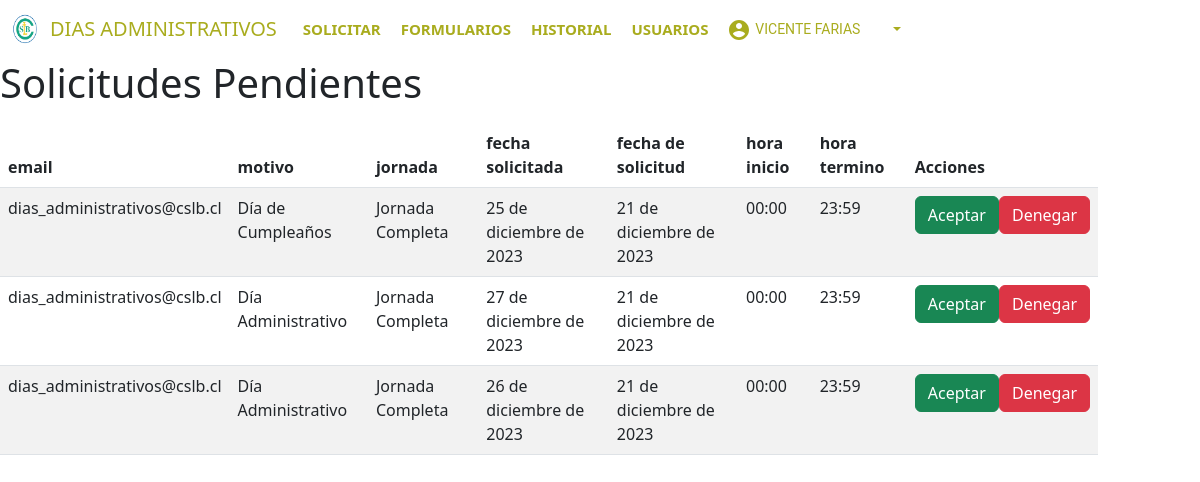
The page /ListadoFormulario/ (signed in) on the database its author committed.
### proyectoapp/models.py (models this page shows, shortened)
class User(AbstractUser):
    password = models.CharField(max_length=100, verbose_name='contraseña', default="1320")
    username = models.CharField(max_length=150, unique=True)
    first_name = models.CharField(max_length=30)
    last_name = models.CharField(max_length=30)
    email = models.EmailField(unique=True, blank=True, null=True)
    jefe = models.EmailField('correo jefe', max_length=254)
    jefe_id = models.IntegerField(default=None, null=True, blank=True)
    grupo_encargado_id = models.IntegerField(default=None, null=True, blank=True)  # Campo para almacenar group_id
    is_superuser = models.BooleanField(default=False)
    birthday = models.DateField('Cumpleaños',blank=True, null=True)
    date_joined = models.DateTimeField('Fecha Ingreso', default=timezone.now)
    dias_tomados = models.FloatField(default=0, verbose_name='Días Tomados')
    dias_restantes = models.FloatField(default=2, verbose_name='Días Restantes')
    dias_cumpleaños = models.FloatField(default=1, verbose_name='Días cumpleaños')

class Formulario(models.Model):
    email = models.EmailField()
    encargado = models.EmailField(default='Sin encargado')
    motivo = models.IntegerField(choices=options_mot, default='Dia Administrativo')
    jornada = models.FloatField(choices=options_jor, default='Jornada Completa')
    fecha = models.DateField()
    hora_ingreso = models.TimeField()
    hora_regreso = models.TimeField()
    created_at = models.DateField(auto_now_add=True)
    estado = models.IntegerField(choices=options, default=2)
    group_id = models.IntegerField(default=None, null=True, blank=True)  # Campo para almacenar group_id
    encargado_id = models.IntegerField(default=None, null=True, blank=True)

### proyectoapp/views.py (the view)
# urls.py: path('ListadoFormulario/', login_required(views.Listado), name='Listado'),
def Listado(request):
    usuario_logeado = request.user.email
    formListados = Formulario.objects.all().filter(encargado=usuario_logeado, estado=2).order_by('created_at' )
    return render (request, "proyectoapp/ListadoFormulario.html", {"formularios":formListados})

### proyectoapp/templates/proyectoapp/ListadoFormulario.html (shortened to what this page needs)
{% extends "../base.html" %} {% load crispy_forms_tags%} {% load static %}
{%block content%}
<!DOCTYPE html>
<html lang="en">
<head>
    <link rel="stylesheet" type="text/css" href='{% static "CSS/body_nav.css"%}' />
    <link rel="stylesheet" type="text/css" href='{% static "CSS/style_so.css"%}' />
    <link href="https://cdn.jsdelivr.net/npm/bootstrap@5.3.0-alpha1/dist/css/bootstrap.min.css" rel="stylesheet"
 />
    <link rel="stylesheet" href="https://cdnjs.cloudflare.com/ajax/libs/font-awesome/4.7.0/css/font-awesome.min.css" />
    <link rel="stylesheet" href="https://cdnjs.cloudflare.com/ajax/libs/animate.css/4.1.1/animate.min.css" />
</head>
<body>
    <div class="row">
        <div class="col-sm-12 col-md-6 col-lg-11 col-xl-11">
            <h1>Solicitudes Pendientes</h1>
            <div class="table-responsive py-2">
                <table class="table table-striped">
                    <thead>
                        <tr>
                            <th>email</th>
                            <th>motivo</th>
                            <th>jornada</th>
                            <th>fecha solicitada</th>
                            <th>fecha de solicitud</th>
                            <th>hora inicio</th>
                            <th>hora termino</th>
                            <th>Acciones</th>
                        </tr>
                    </thead>
                    <tbody>
                        {% if formularios %}
                        {% for c in formularios %}
                        <tr>
                            <td>{{c.email}}</td>
                            <td>
                                {% if c.motivo == 0 %}
                                Día de Cumpleaños
                                {% elif c.motivo == 1 %}
                                Día Administrativo
                                {% else %}
                                {{c.motivo}}
                                {% endif %}
                            </td>
                            <td>
                                {% if c.jornada == 1 %}
                                Jornada Completa
                                {% elif c.jornada == 0.5 %}
                                1/2 Jornada
                                {% elif c.jornada == 0.25 %}
                                1/4 Jornada
                                {% else %}
                                {{c.jornada}}
                                {% endif %}
                            </td>
                            <td>{{c.fecha}}</td>
                            <td>{{c.created_at}}</td>
                            <td>{{c.hora_ingreso}}</td>
                            <td>{{c.hora_regreso}}</td>
                            <td>
                                <div style="display: flex; justify-content: space-between;">
                                    <div>
                                        <form method="post" action="{% url 'aceptar_formulario' c.id %}">
                                            <button type="submit" class="btn btn-success">Aceptar</button>
                                        </form>
                                    </div>
                                    <div>
                                        <form method="post" action="{% url 'denegar_formulario' c.id %}">
                                            <button type="submit" class="btn btn-danger">Denegar</button>
                                        </form>
                                    </div>
                                </div>
                            </td>
                        </tr>
                        {% endfor %}
                        {% else %}
                        <tr>
                            <td style="text-align: center;" colspan="10">No hay formularios que tramitar.</td>
                        </tr>
                        {% endif %}
                    </tbody>
                </table>
            </div>
        </div>
    </div>
</body>
</html>
{% endblock %}

### proyectoapp/templates/base.html (shortened to what this page needs)
<!DOCTYPE html>
{% load static %}
<html lang="en">
  <head>
  <link rel=" stylesheet" type="text/css" href='{% static "CSS/body_nav.css" %}'>
  <link rel=" stylesheet" type="text/css" href='{% static "CSS/botton.css" %}'>
  <link href="https://cdn.jsdelivr.net/npm/bootstrap@5.3.0/dist/css/bootstrap.min.css" rel="stylesheet">
  <link rel="stylesheet" href="https://cdnjs.cloudflare.com/ajax/libs/font-awesome/4.7.0/css/font-awesome.min.css">
  <link rel="stylesheet" href="https://cdnjs.cloudflare.com/ajax/libs/animate.css/4.1.1/animate.min.css" />
  </head>
  <body>
    <nav class="navbar navbar-expand-lg" id="nav-menu">
      <img class="animate__animated animate__bounce" src='{% static "../media/image/cslb.png" %}'alt="10" width="50"height="30"/>
      <a class="navbar-brand elemento" id="nav-menu" style="background: #4f4f4f00"href='{% url "index" %}'>DIAS ADMINISTRATIVOS</a>
        {% if request.user.is_authenticated %}
          <div class="collapse navbar-collapse" id="navbarSupportedContent">
            <ul class="navbar-nav">
              <li class="nav-item">
                <a class="nav-link" href='{% url "formulario" %}'>SOLICITAR</a>
              </li>
              {% if request.user.is_superuser %}
              <li class="nav-item">
                <a class="nav-link" href='{% url "Listado" %}'>Formularios</a>
              </li>
              <li class="nav-item">
                <a class="nav-link" href='{% url "historial" %}'>Historial</a>
              </li>
              <li class="nav-item">
                <a class="nav-link" href='{% url "usuarios" %}'>Usuarios</a>
              </li>
              {%endif%}
            </ul>
              <div class="dropdown navbar-nav">
                <button class="css-nav dropdown-toggle dropdownp"type="button"data-bs-toggle="dropdown">
                  <span>
                  </span>
                  <p class="css-menu-caja">
                  {% if request.user.is_authenticated %}
                    <li><a  class="dropdown-item dropdown_sub css-nav">{{user.username | upper }}</a></li>
                  {% else %}
                    <li><a  class="dropdown-item dropdown_sub css-nav">PERFIL</a></li>
                  {%endif%}
                    </p>
                      <svg class="css-menu-int" focusable="false" aria-hidden="true"></svg>
                </button>
              </div>
          </div>
        {%endif%}
    </nav>
  {%block content%}
  {% endblock %}
  </body>
</html>

### proyectoapp/static/CSS/body_nav.css (style rules this page uses)
#nav-menu ul { font-family: "Chivo Mono" monospace; align-items: center; }
#nav-menu ul li { list-style: none; }
#nav-menu ul li a { font-size: 15px; font-weight: 700; text-transform: uppercase; color: rgb(0, 0, 0); padding: 10px; transition: 0.5s ease; ; }
.css-nav { display: inline-flex; align-items: center; justify-content: center; position: relative; box-sizing: border-box; background-color: transparent; outline: 0px; border: 0px; margin: 0px; cursor: pointer; vertical-align: middle; font-weight: 500; line-height: 24px; font-size: 0.875rem; font-family: Roboto, sans-serif; min-width: 64px; padding: 6px 8px; border-radius: 8px; }
.css-menu-int { user-select: none; width: 1.2em; height: 1em; display: inline-block; fill: currentcolor; flex-shrink: 0; transition: fill 200ms cubic-bezier(0.4, 0, 0.2, 1) 0ms; font-size: 1.5rem; }

### rows shown on the page
User: username "VICENTE FARIAS"
Formulario: email "dias_administrativos@cslb.cl", motivo "Día de Cumpleaños", jornada "Jornada Completa", fecha "25 de diciembre de 2023", created_at "21 de diciembre de 2023", hora_ingreso "00:00", hora_regreso "23:59"
Formulario: email "dias_administrativos@cslb.cl", motivo "Día Administrativo", jornada "Jornada Completa", fecha "27 de diciembre de 2023", created_at "21 de diciembre de 2023", hora_ingreso "00:00", hora_regreso "23:59"
Formulario: email "dias_administrativos@cslb.cl", motivo "Día Administrativo", jornada "Jornada Completa", fecha "26 de diciembre de 2023", created_at "21 de diciembre de 2023", hora_ingreso "00:00", hora_regreso "23:59"
